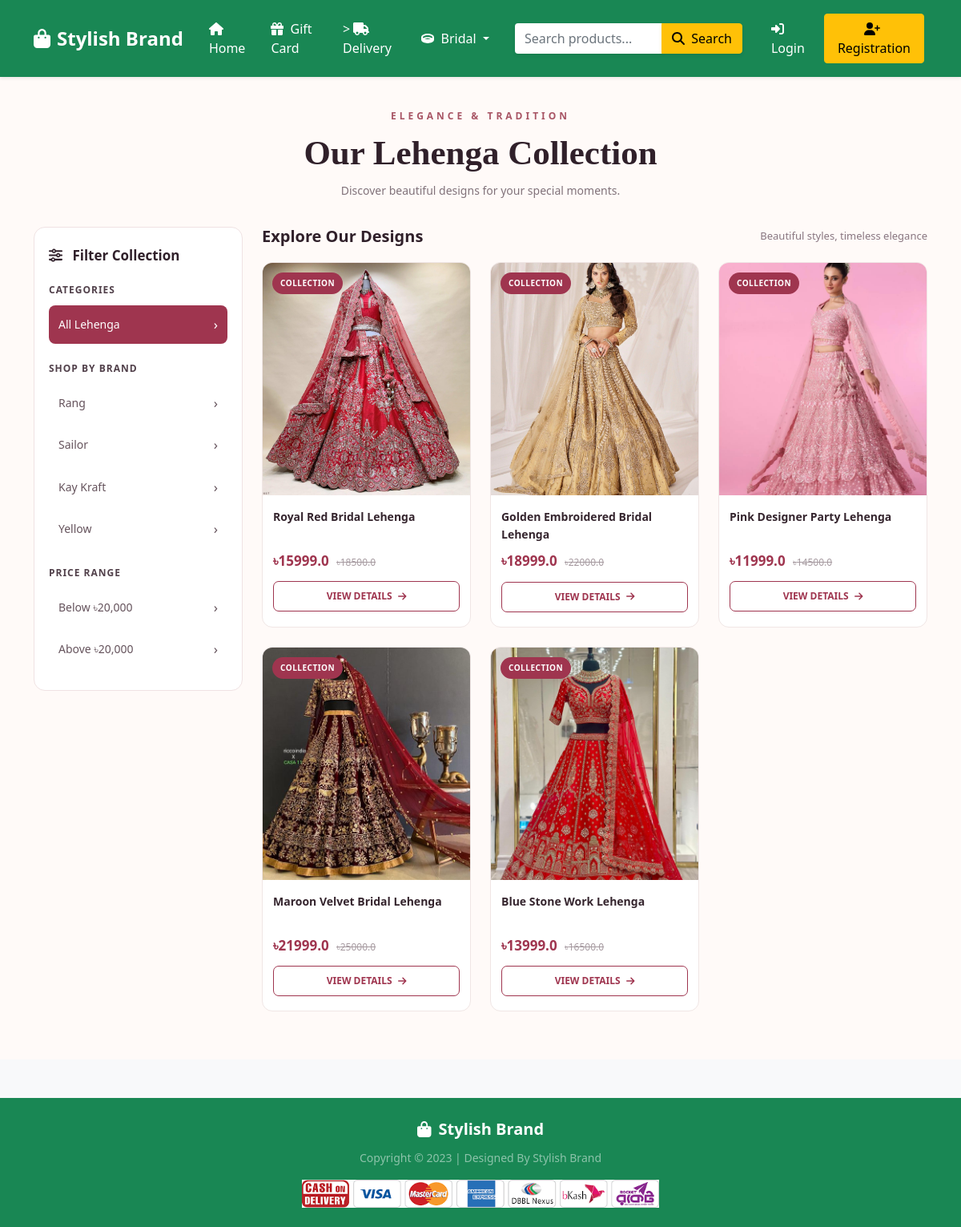
The app's page /lehenga/ with its own data.
### Shop/models.py (models this page shows, shortened)
class Product(models.Model):
    title = models.CharField(max_length=100)
    selling_price = models.FloatField()
    discounted_price = models.FloatField()
    description = models.TextField()
    brand = models.CharField(max_length=100)
    category = models.CharField(choices=CATEGORY_CHOICES,max_length=2)
    product_image = models.ImageField(upload_to='productimg')

### Shop/views.py (the view)
# urls.py: path("lehenga/", views.lehenga, name="lehenga"),
def lehenga(request, data=None):
    if data is None:
        lehengas = Product.objects.filter(category="L")
    elif data in ["Rang", "Sailor", "Kay Kraft", "Yellow"]:
        lehengas = Product.objects.filter(category="L", brand=data)
    elif data == "below":
        lehengas = Product.objects.filter(category="L", discounted_price__lt=20000)
    elif data == "above":
        lehengas = Product.objects.filter(category="L", discounted_price__gt=20000)
    else:
        lehengas = Product.objects.none()
    return render(request, "Shop/lehenga.html", {"lehengas": lehengas})

### Shop/templates/Shop/lehenga.html (shortened to what this page needs)
{% extends 'Shop/base.html' %}
{% load static %}
{% block main-content %}
<section class="lehenga-page">
    <div class="container">
        <div class="collection-header">
            <span class="subtitle">Elegance & Tradition</span>
            <h1>Our Lehenga Collection</h1>
            <p>Discover beautiful designs for your special moments.</p>
        </div>
        <div class="row g-4">
            <div class="col-lg-3 col-md-4">
                <aside class="filter-sidebar">
                    <div class="filter-title">
                        <i class="fas fa-sliders-h me-2"></i>
                        Filter Collection
                    </div>
                    <div class="filter-heading">Categories</div>
                    <a href="{% url 'lehenga' %}"
                       class="filter-link {% if not request.resolver_match.kwargs.data %}active{% endif %}">
                        <span>All Lehenga</span>
                        <span class="arrow">&rsaquo;</span>
                    </a>
                    <div class="filter-heading">Shop by Brand</div>
                    <a href="{% url 'lehengaitem' 'Rang' %}"
                       class="filter-link">
                        <span>Rang</span>
                        <span class="arrow">&rsaquo;</span>
                    </a>
                    <a href="{% url 'lehengaitem' 'Sailor' %}"
                       class="filter-link">
                        <span>Sailor</span>
                        <span class="arrow">&rsaquo;</span>
                    </a>
                    <a href="{% url 'lehengaitem' 'Kay Kraft' %}"
                       class="filter-link">
                        <span>Kay Kraft</span>
                        <span class="arrow">&rsaquo;</span>
                    </a>
                    <a href="{% url 'lehengaitem' 'Yellow' %}"
                       class="filter-link">
                        <span>Yellow</span>
                        <span class="arrow">&rsaquo;</span>
                    </a>
                    <div class="filter-heading">Price Range</div>
                    <a href="{% url 'lehengaitem' 'below' %}"
                       class="filter-link">
                        <span>Below ৳20,000</span>
                        <span class="arrow">&rsaquo;</span>
                    </a>
                    <a href="{% url 'lehengaitem' 'above' %}"
                       class="filter-link">
                        <span>Above ৳20,000</span>
                        <span class="arrow">&rsaquo;</span>
                    </a>
                </aside>
            </div>
            <div class="col-lg-9 col-md-8">
                <div class="products-heading">
                    <h5>Explore Our Designs</h5>
                    <span class="product-count">
                        Beautiful styles, timeless elegance
                    </span>
                </div>
                <div class="row g-3 g-lg-4">
                    {% for product in lehengas %}
                    <div class="col-6 col-lg-4">
                        <div class="lehenga-card">
                            <a href="{% url 'product-detail' product.id %}"
                               class="text-decoration-none">
                                <div class="product-image">
                                    <img
                                        src="{{ product.product_image.url }}"
                                        alt="{{ product.title }}"
                                        loading="lazy">
                                    <span class="product-tag">
                                        COLLECTION
                                    </span>
                                </div>
                                <div class="product-info">
                                    <div class="product-name">
                                        {{ product.title }}
                                    </div>
                                    <div>
                                        <span class="product-price">
                                            ৳{{ product.discounted_price }}
                                        </span>
                                        <span class="old-price">
                                            ৳{{ product.selling_price }}
                                        </span>
                                    </div>
                                    <span class="view-product">
                                        VIEW DETAILS
                                        <i class="fas fa-arrow-right ms-1"></i>
                                    </span>
                                </div>
                            </a>
                        </div>
                    </div>
                    {% endfor %}
                </div>
            </div>
        </div>
    </div>
</section>
{% endblock main-content %}

### Shop/templates/Shop/lehenga.html (style rules this page uses)
.lehenga-page { background: #fffaf8; min-height: 100vh; padding: 35px 0 60px; }
.collection-header { text-align: center; margin-bottom: 35px; }
.collection-header .subtitle { color: #a85565; font-size: 12px; font-weight: 700; letter-spacing: 4px; text-transform: uppercase; }
.collection-header h1 { color: #30202a; font-family: Georgia, serif; font-size: clamp(30px, 4vw, 43px); font-weight: 700; margin: 10px 0; }
.collection-header p { color: #81727a; font-size: 14px; margin-bottom: 0; }
.filter-sidebar { background: #ffffff; border: 1px solid #f0e2e3; border-radius: 14px; padding: 22px 18px; position: sticky; top: 20px; }
.filter-title { color: #30202a; font-size: 17px; font-weight: 700; margin-bottom: 18px; }
.filter-heading { color: #51404a; font-size: 12px; font-weight: 700; letter-spacing: 1px; margin: 22px 0 10px; text-transform: uppercase; }
.filter-link { display: flex; align-items: center; justify-content: space-between; color: #65535c; text-decoration: none; padding: 11px 12px; margin-bottom: 5px; border-radius: 8px; font-size: 14px; transition: .25s ease; }
.filter-link:hover, .filter-link.active { background: #9f354f; color: #ffffff; }
.filter-link .arrow { font-size: 17px; }
.products-heading { display: flex; align-items: center; justify-content: space-between; gap: 12px; margin-bottom: 20px; }
.products-heading h5 { color: #30202a; font-weight: 700; margin: 0; }
.product-count { color: #897680; font-size: 13px; }
.lehenga-card { height: 100%; background: #ffffff; border: 1px solid #f0e6e5; border-radius: 13px; overflow: hidden; transition: transform .3s ease, box-shadow .3s ease; }
.product-image { position: relative; overflow: hidden; background: #f8efed; }
.product-image img { display: block; width: 100%; height: 290px; object-fit: cover; transition: transform .5s ease; }
.product-tag { position: absolute; top: 12px; left: 12px; background: #9f354f; color: #ffffff; font-size: 10px; font-weight: 700; letter-spacing: .5px; padding: 6px 10px; border-radius: 20px; }
.product-info { padding: 16px 13px 18px; }
.product-name { color: #35252e; font-size: 14px; font-weight: 600; line-height: 1.6; min-height: 44px; margin-bottom: 9px; }
.product-price { color: #9f354f; font-size: 17px; font-weight: 700; }
.old-price { color: #a69aa0; font-size: 12px; font-weight: 400; text-decoration: line-through; margin-left: 5px; }
.view-product { display: block; margin-top: 13px; padding: 9px; border: 1px solid #9f354f; border-radius: 7px; text-align: center; color: #9f354f; font-size: 12px; font-weight: 700; text-decoration: none; transition: .25s ease; }

### records on screen
Product: product_image (picture), title "Royal Red Bridal Lehenga", discounted_price "15999.0", selling_price "18500.0"
Product: product_image (picture), title "Golden Embroidered Bridal Lehenga", discounted_price "18999.0", selling_price "22000.0"
Product: product_image (picture), title "Pink Designer Party Lehenga", discounted_price "11999.0", selling_price "14500.0"
Product: product_image (picture), title "Maroon Velvet Bridal Lehenga", discounted_price "21999.0", selling_price "25000.0"
Product: product_image (picture), title "Blue Stone Work Lehenga", discounted_price "13999.0", selling_price "16500.0"
